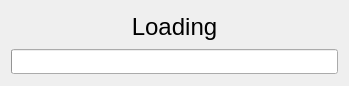
<?xml version="1.0" encoding="UTF-8"?>
<ui version="4.0">
 <class>Dialog</class>
 <widget class="QDialog" name="Dialog">
  <property name="geometry">
   <rect>
    <x>0</x>
    <y>0</y>
    <width>349</width>
    <height>86</height>
   </rect>
  </property>
  <property name="windowTitle">
   <string>Dialog</string>
  </property>
  <layout class="QVBoxLayout" name="verticalLayout">
   <item>
    <widget class="QLabel" name="label">
     <property name="maximumSize">
      <size>
       <width>16777215</width>
       <height>30</height>
      </size>
     </property>
     <property name="text">
      <string>&lt;html&gt;&lt;head/&gt;&lt;body&gt;&lt;p align=&quot;center&quot;&gt;&lt;span style=&quot; font-size:18pt;&quot;&gt;Loading&lt;/span&gt;&lt;/p&gt;&lt;/body&gt;&lt;/html&gt;</string>
     </property>
    </widget>
   </item>
   <item>
    <widget class="QProgressBar" name="progressBar">
     <property name="minimumSize">
      <size>
       <width>0</width>
       <height>25</height>
      </size>
     </property>
     <property name="value">
      <number>0</number>
     </property>
     <property name="textVisible">
      <bool>false</bool>
     </property>
    </widget>
   </item>
  </layout>
 </widget>
 <resources/>
 <connections/>
</ui>
